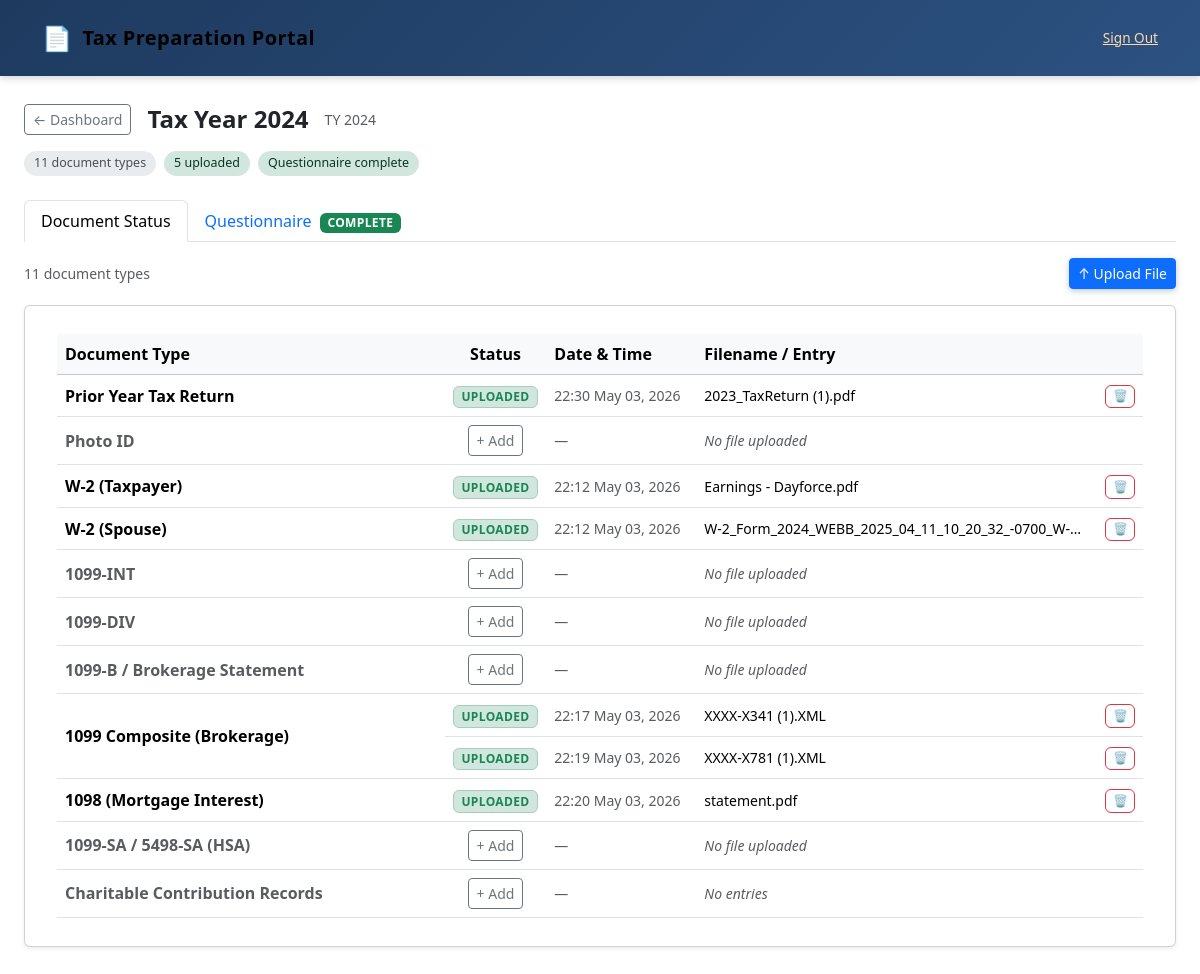
The app's page /year/2024 (signed in) with its own data.
### tables this page shows
CREATE TABLE uploads (
    id INTEGER PRIMARY KEY AUTOINCREMENT,
    user_id INTEGER NOT NULL,
    tax_year INTEGER NOT NULL,
    category TEXT NOT NULL,
    filename TEXT NOT NULL,
    original_name TEXT NOT NULL,
    uploaded_at TEXT NOT NULL DEFAULT (datetime('now')),
    FOREIGN KEY (user_id) REFERENCES users(id)
);

### portal/views.py (the view, shortened to what this page needs)
@portal_bp.route("/year/<int:year>")
@login_required
def year_detail(year: int):
    if year not in TAX_YEARS:
        flash("Invalid tax year.", "error")
        return redirect(url_for("portal.dashboard"))
    user_id = session["user_id"]
    qr = get_questionnaire(_db_path(), user_id, year)
    uploads = get_uploads(_db_path(), user_id, year)
    answers = qr["answers"] if qr else {}
    filing_status = session.get("filing_status", "single")
    expected_docs = get_required_documents(answers, filing_status)
    parsed_docs = []
    preparer_db = _preparer_db_path()
    if preparer_db:
        try:
            from preparer.database import get_parsed_documents
            parsed_docs = get_parsed_documents(preparer_db, user_id, year)
        except Exception:
            pass
    doc_status = _build_doc_status(expected_docs, uploads, parsed_docs)
    status = _year_status(user_id, year)
    questionnaire_sections = get_section_for_filing_status(QUESTIONNAIRE_SECTIONS, filing_status)
    manual_entries = []
    if preparer_db:
        try:
            from preparer.database import get_manual_entries
            manual_entries = get_manual_entries(preparer_db, user_id, year)
        except Exception:
            pass
    charitable_entries = [
        e for e in manual_entries
        if e["category"] in ("charitable_cash", "charitable_noncash")
    ]
    has_charitable_in_status = any(d["category"] == "Charitable_Records" for d in doc_status)
    return render_template(
        "portal/checklist.html",
        year=year,
        doc_status=doc_status,
        status=status,
        questionnaire=qr,
        questionnaire_sections=questionnaire_sections,
        questionnaire_complete=bool(qr and qr.get("completed")),
        answers=answers,
        manual_entries=manual_entries,
        charitable_entries=charitable_entries,
    )

### portal/database.py (called while the page is built)
def get_db(db_path: str) -> sqlite3.Connection:
    conn = sqlite3.connect(db_path)
    conn.row_factory = sqlite3.Row
    conn.execute("PRAGMA foreign_keys = ON")
    return conn

def get_questionnaire(db_path: str, user_id: int, tax_year: int) -> dict | None:
    conn = get_db(db_path)
    try:
        row = conn.execute(
            """SELECT * FROM questionnaire_responses
               WHERE user_id = ? AND tax_year = ?""",
            (user_id, tax_year)
        ).fetchone()
        if row:
            result = dict(row)
            result["answers"] = json.loads(result["answers"])
            return result
        return None
    finally:
        conn.close()

def get_uploads(db_path: str, user_id: int, tax_year: int) -> list[dict]:
    conn = get_db(db_path)
    try:
        rows = conn.execute(
            """SELECT * FROM uploads WHERE user_id = ? AND tax_year = ?
               ORDER BY category, uploaded_at""",
            (user_id, tax_year)
        ).fetchall()
        return [dict(r) for r in rows]
    finally:
        conn.close()

### portal/questionnaire.py (called while the page is built)
def get_section_for_filing_status(sections: list[dict], filing_status: str) -> list[dict]:
    is_married = filing_status in ("mfj", "mfs", "married_filing_jointly", "married_filing_separately")
    result = []
    for section in sections:
        if section.get("spouse_only") and not is_married:
            continue
        result.append(section)
    return result

### portal/views.py (called while the page is built)
def login_required(f):
    @wraps(f)
    def decorated(*args, **kwargs):
        if "user_id" not in session:
            flash("Please log in to access the portal.", "error")
            return redirect(url_for("auth.login"))
        return f(*args, **kwargs)
    return decorated

def _db_path() -> str:
    return current_app.config["DB_PATH"]

def _preparer_db_path() -> str:
    return current_app.config.get("PREPARER_DB_PATH", "")

### preparer/database.py (called while the page is built)
def _get_db(db_path: str) -> sqlite3.Connection:
    conn = sqlite3.connect(db_path)
    conn.row_factory = sqlite3.Row
    return conn

def get_manual_entries(db_path: str, user_id: int, tax_year: int) -> list[dict]:
    conn = _get_db(db_path)
    try:
        rows = conn.execute(
            "SELECT * FROM manual_entries WHERE user_id=? AND tax_year=? ORDER BY category, name",
            (user_id, tax_year),
        ).fetchall()
        return [dict(r) for r in rows]
    finally:
        conn.close()

### portal/templates/portal/checklist.html (shortened to what this page needs)
{% extends "base.html" %}
{% block head %}
<link rel="stylesheet" href="https://cdn.jsdelivr.net/npm/bootstrap@5.3.3/dist/css/bootstrap.min.css">
{% endblock %}
{% block content %}
<div style="padding:28px 24px 60px">
  <div class="d-flex align-items-center gap-3 mb-3 flex-wrap">
    <a href="{{ url_for('portal.dashboard') }}" class="btn btn-sm btn-outline-secondary">&larr; Dashboard</a>
    <h4 class="mb-0 fw-bold">Tax Year {{ year }}</h4>
    <span class="text-muted small">TY {{ year }}</span>
  </div>
  <div class="d-flex gap-2 mb-4 flex-wrap">
    <span class="chip chip-neutral">{{ doc_status | length }} document type{{ 's' if doc_status | length != 1 }}</span>
    {% set uploaded_count = doc_status | selectattr('uploaded') | list | length %}
    <span class="chip chip-success">{{ uploaded_count }} uploaded</span>
    {% if questionnaire %}
      {% if questionnaire.completed %}
        <span class="chip chip-success">Questionnaire complete</span>
      {% else %}
        <span class="chip chip-warning">Questionnaire in progress</span>
      {% endif %}
    {% else %}
      <span class="chip chip-neutral">Questionnaire not started</span>
    {% endif %}
  </div>
  <ul class="nav nav-tabs mb-3" id="portalTabs" role="tablist">
    <li class="nav-item">
      <button class="nav-link active" data-bs-toggle="tab" data-bs-target="#tab-docs">Document Status</button>
    </li>
    <li class="nav-item">
      <button class="nav-link" data-bs-toggle="tab" data-bs-target="#tab-questionnaire">
        Questionnaire
        {% if questionnaire and questionnaire.completed %}
          <span class="badge bg-success ms-1">Complete</span>
        {% elif questionnaire %}
          <span class="badge bg-warning text-dark ms-1">In Progress</span>
        {% else %}
          <span class="badge bg-secondary ms-1">Not Started</span>
        {% endif %}
      </button>
    </li>
  </ul>
  <div class="tab-content" id="portalTabContent">
    <div class="tab-pane fade show active" id="tab-docs">
      {% if not doc_status %}
        <div class="alert alert-info">No documents expected yet. Complete the questionnaire first.</div>
      {% else %}
      <div class="d-flex align-items-center justify-content-between mb-3">
        <span class="text-muted small">{{ doc_status | length }} document type{{ 's' if doc_status | length != 1 }}</span>
        <button type="button" class="btn btn-primary btn-sm" data-bs-toggle="modal" data-bs-target="#uploadModal">
          &#8593; Upload File
        </button>
      </div>
      <div class="card shadow-sm">
        <div class="table-responsive">
          <table class="table align-middle mb-0">
            <thead class="table-light">
              <tr>
                <th style="min-width:200px">Document Type</th>
                <th class="text-center" style="width:90px">Status</th>
                <th style="width:150px">Date &amp; Time</th>
                <th>Filename / Entry</th>
                <th style="width:50px"></th>
              </tr>
            </thead>
            <tbody>
              {% for doc in doc_status %}
              {% if doc.uploads %}
                {% for upload in doc.uploads %}
                <tr>
                  {% if loop.first %}
                  <td rowspan="{{ doc.uploads | length }}" class="fw-semibold align-middle">
                    {{ doc.label }}
                  </td>
                  {% endif %}
                  <td class="text-center">
                    <span class="badge bg-success-subtle text-success border border-success-subtle">Uploaded</span>
                  </td>
                  <td class="small text-nowrap text-muted">{{ upload.uploaded_at | fmt_datetime }}</td>
                  <td class="small text-truncate" style="max-width:280px" title="{{ upload.original_name }}">
                    {{ upload.original_name }}
                  </td>
                  <td class="text-end">
                    {% if upload.upload_id %}
                    <form method="post"
                          action="{{ url_for('portal.delete_upload_file', year=year, upload_id=upload.upload_id) }}"
                          style="display:inline"
                          onsubmit="return confirm('Delete {{ upload.original_name }}?')">
                      <button type="submit" class="btn btn-xs btn-outline-danger" title="Delete">&#128465;</button>
                    </form>
                    {% endif %}
                  </td>
                </tr>
                {% endfor %}
              {% else %}
                {% if doc.category == 'Charitable_Records' %}
                <tr>
                  <td class="fw-semibold {% if not charitable_entries %}text-muted{% endif %}"
                      {% if charitable_entries %}rowspan="{{ charitable_entries | length + 1 }}"{% endif %}>
                    {{ doc.label }}
                  </td>
                  <td class="text-center">
                    <button type="button"
                            class="btn btn-sm btn-outline-secondary"
                            data-bs-toggle="modal"
                            data-bs-target="#charitableModal">
                      + Add
                    </button>
                  </td>
                  <td class="text-muted small">—</td>
                  {% if charitable_entries %}
                  <td class="text-muted small fst-italic"></td>
                  {% else %}
                  <td class="text-muted small fst-italic">No entries</td>
                  {% endif %}
                  <td></td>
                </tr>
                {% else %}
                <tr>
                  <td class="fw-semibold text-muted">{{ doc.label }}</td>
                  <td class="text-center">
                    <button type="button"
                            class="btn btn-sm btn-outline-secondary"
                            data-bs-toggle="modal"
                            data-bs-target="#uploadModal"
                            data-category="{{ doc.category }}"
                            data-label="{{ doc.label }}">
                      + Add
                    </button>
                  </td>
                  <td class="text-muted small">—</td>
                  <td class="text-muted small fst-italic">No file uploaded</td>
                  <td></td>
                </tr>
                {% endif %}
              {% endif %}
              {% endfor %}
            </tbody>
          </table>
        </div>
      </div>
      {% endif %}
    </div>
  </div>
</div>
{% endblock %}

### portal/templates/base.html (shortened to what this page needs)
<!DOCTYPE html>
<html lang="en">
<head>
    <link rel="stylesheet" href="{{ url_for('static', filename='style.css') }}">
    {% block head %}{% endblock %}
</head>
<body>
    <nav class="navbar">
        <div class="container">
            <a href="{{ url_for('portal.dashboard') if session.get('user_id') else url_for('auth.login') }}"
               class="navbar-brand">
                <span class="brand-icon">&#128196;</span>
                Tax Preparation Portal
            </a>
            {% if session.get('user_id') %}
            <div class="navbar-user">
                <a href="{{ url_for('auth.logout') }}">Sign Out</a>
            </div>
            {% endif %}
        </div>
    </nav>
    {% block content %}{% endblock %}
</body>
</html>

### portal/static/style.css (style rules this page uses)
*, *::before, *::after { box-sizing: border-box; margin: 0; padding: 0; }
html { font-size: 16px; scroll-behavior: smooth; }
body { font-family: system-ui, -apple-system, BlinkMacSystemFont, "Segoe UI", Roboto, sans-serif; background-color: #f0f4f8; color: #2d3748; line-height: 1.6; min-height: 100vh; }
a { color: #2c5282; text-decoration: none; }
.container { max-width: 900px; margin: 0 auto; padding: 0 20px; }
.navbar { background: linear-gradient(135deg, #1e3a5f 0%, #2c5282 100%); color: #fff; box-shadow: 0 2px 8px rgba(0, 0, 0, 0.18); position: sticky; top: 0; z-index: 100; }
.navbar .container { display: flex; align-items: center; justify-content: space-between; height: 60px; }
.navbar-brand { font-size: 1.2rem; font-weight: 700; color: #fff; letter-spacing: 0.02em; display: flex; align-items: center; gap: 10px; }
.navbar-brand .brand-icon { font-size: 1.5rem; }
.navbar-user { display: flex; align-items: center; gap: 16px; font-size: 0.9rem; }
.navbar-user a { color: #fed7aa; font-size: 0.85rem; }
.card { background: #fff; border-radius: 8px; box-shadow: 0 1px 4px rgba(0, 0, 0, 0.08), 0 4px 16px rgba(0, 0, 0, 0.06); padding: 28px 32px; margin-bottom: 24px; }
.badge { display: inline-block; padding: 3px 10px; border-radius: 99px; font-size: 0.75rem; font-weight: 600; letter-spacing: 0.03em; text-transform: uppercase; }
.btn { display: inline-flex; align-items: center; gap: 6px; padding: 9px 20px; border: none; border-radius: 6px; font-size: 0.9rem; font-weight: 600; cursor: pointer; text-decoration: none; transition: background 0.15s ease, transform 0.1s ease, box-shadow 0.15s ease; line-height: 1.4; }
.btn-primary { background: #2c5282; color: #fff; box-shadow: 0 2px 6px rgba(44, 82, 130, 0.3); }
.btn-sm { padding: 5px 12px; font-size: 0.8rem; }
.text-center { text-align: center; }
.text-muted { color: #718096; }
.text-success { color: #27ae60; }
.fw-bold { font-weight: 700; }
.mb-3 { margin-bottom: 24px; }

### portal/templates/portal/checklist.html (style rules this page uses)
.chip { display:inline-flex; align-items:center; padding:3px 10px; border-radius:999px; font-size:.78rem; font-weight:500; }
.chip-neutral { background:#e9ecef; color:#495057; }
.chip-success { background:#d1e7dd; color:#0a3622; }
.btn-xs { padding:.15rem .4rem; font-size:.75rem; line-height:1.4; }

### records on screen
uploads: label "Prior Year Tax Return", uploaded_at|fmt_datetime "22:30 May 03, 2026", original_name "2023_TaxReturn (1).pdf"
uploads: label "W-2 (Taxpayer)", uploaded_at|fmt_datetime "22:12 May 03, 2026", original_name "Earnings - Dayforce.pdf"
uploads: label "W-2 (Spouse)", uploaded_at|fmt_datetime "22:12 May 03, 2026", original_name "W-2_Form_2024_WEBB_2025_04_11_10_20_32_-0700_W-…"
uploads: label "1099 Composite (Brokerage)", uploaded_at|fmt_datetime "22:17 May 03, 2026", original_name "XXXX-X341 (1).XML"
uploads: uploaded_at|fmt_datetime "22:19 May 03, 2026", original_name "XXXX-X781 (1).XML"
uploads: label "1098 (Mortgage Interest)", uploaded_at|fmt_datetime "22:20 May 03, 2026", original_name "statement.pdf"

### other values on screen
{{ year }} "2024"
{{ doc_status | length }} "11"
{{ 's' if doc_status | length != 1 }} "s"
{{ uploaded_count }} "5"
{{ doc.label }} "Photo ID" "1099-INT" "1099-DIV" "1099-B / Brokerage Statement" "1099-SA / 5498-SA (HSA)"
{{ doc.label }} "Charitable Contribution Records"
